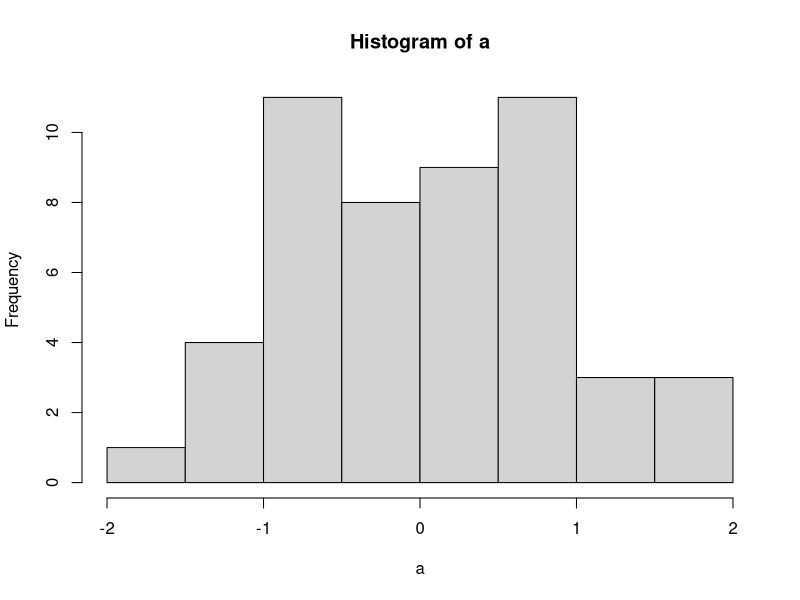
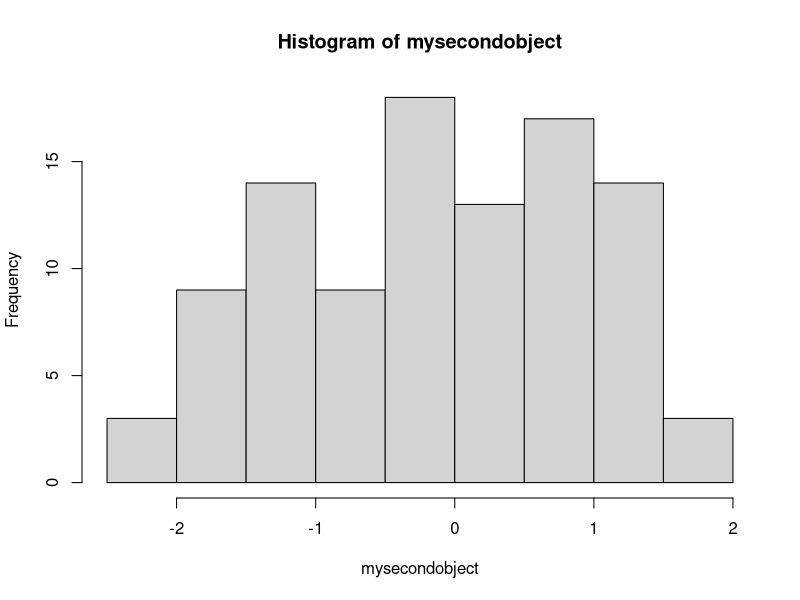
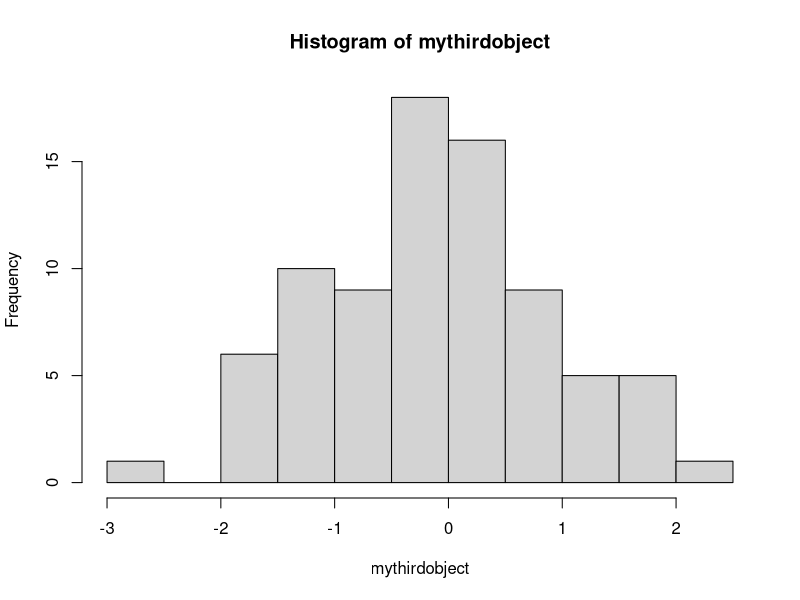
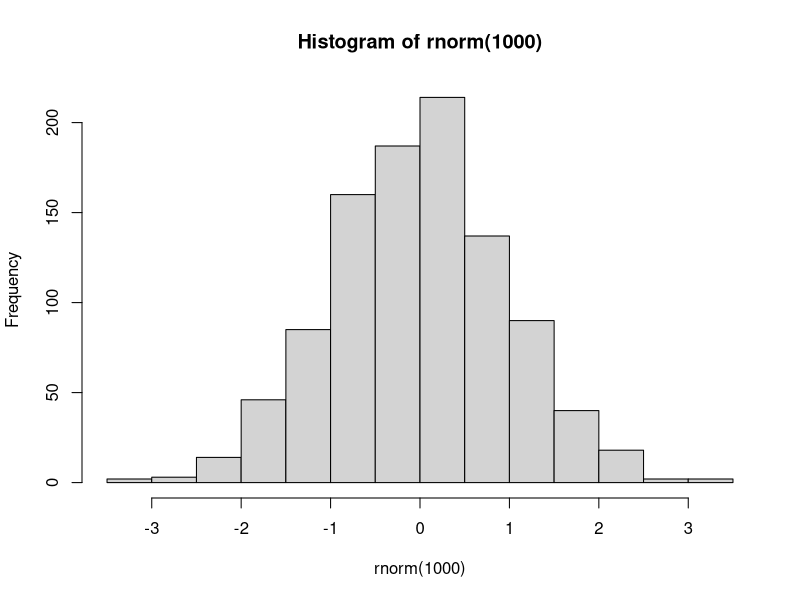
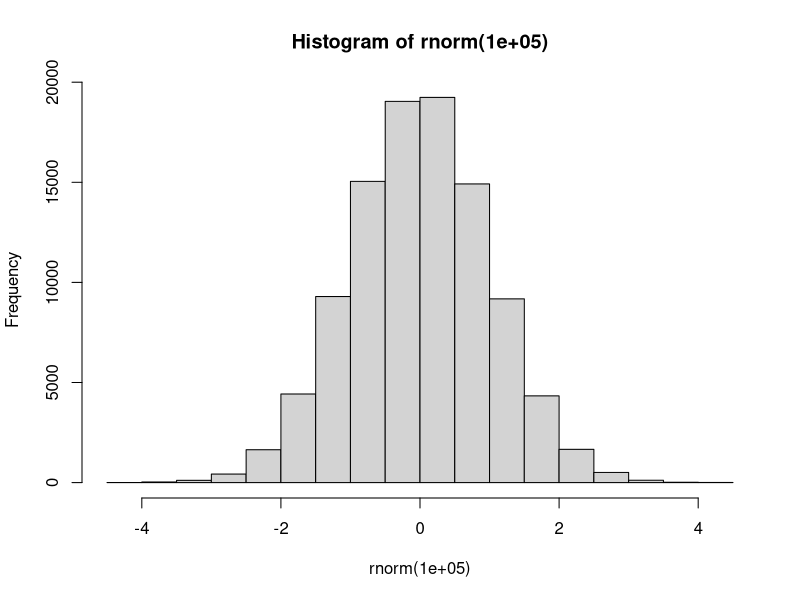
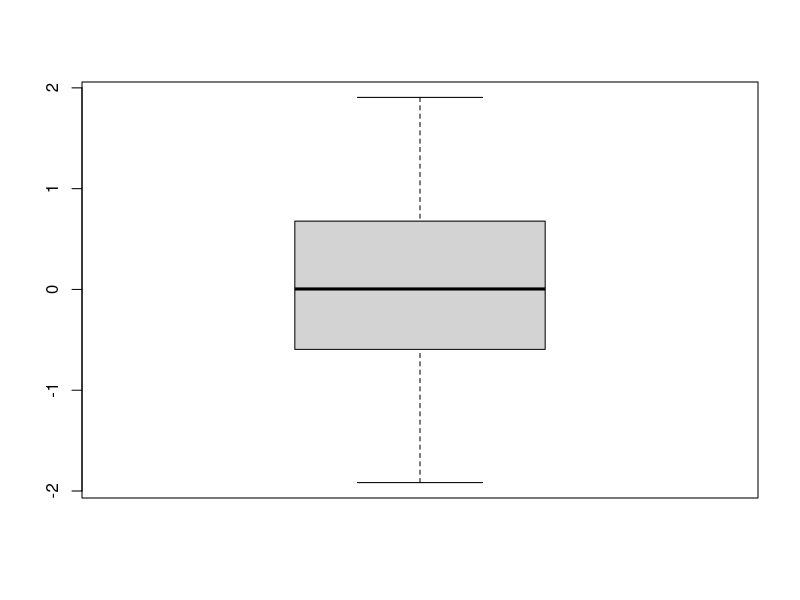
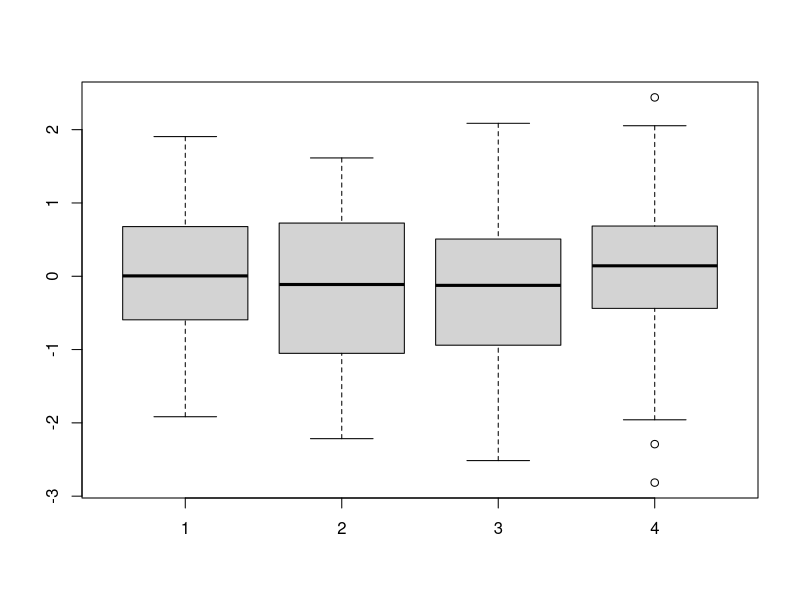
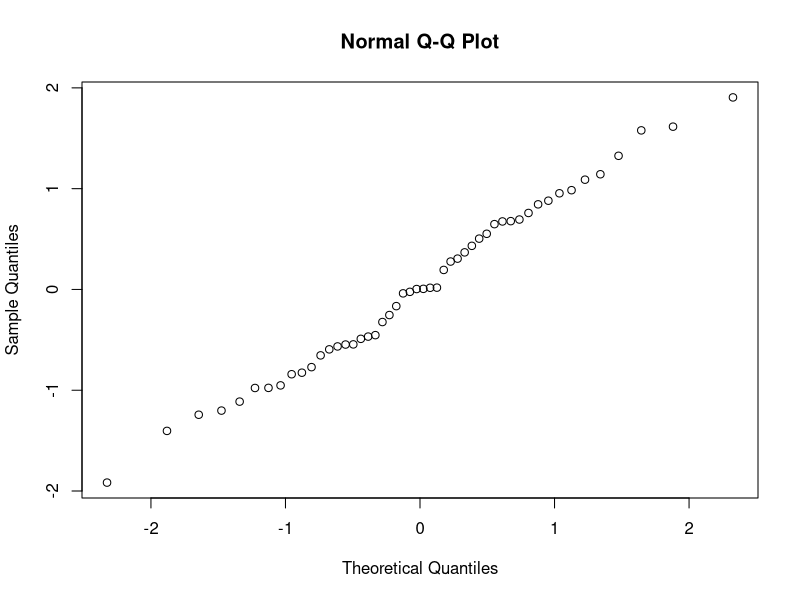

Generate these figures, in order, with R:
## Generate random data
rnorm(50)
## Optional form
rnorm(n = 50)
rnorm(50, mean = 0, sd = 1)
## Assign to a variable
a <- rnorm(50)
## List all the saved objects
ls()
## You can use any other arbitary name (some rules in naming)
mysecondobject <- rnorm(100)
## You can use equal sign too
mythirdobject = rnorm(80)
## The syste CASE SENSITIVE
MyFourthObject <- rnorm(70)

## 1D visualisation
## Stem-and-leaf
stem(a)
## Histogram
hist(a)
## Bins calculated automaticly
hist(mysecondobject)
hist(mythirdobject)
## You can use other function in arugment list
hist(rnorm(1000))
hist(rnorm(100000))
?hist
## Boxplot
boxplot(a)
boxplot(a, mysecondobject, mythirdobject, MyFourthObject)
## QQplot
qqnorm(a)
qqnorm(mysecondobject)
qqline(mysecondobject)
